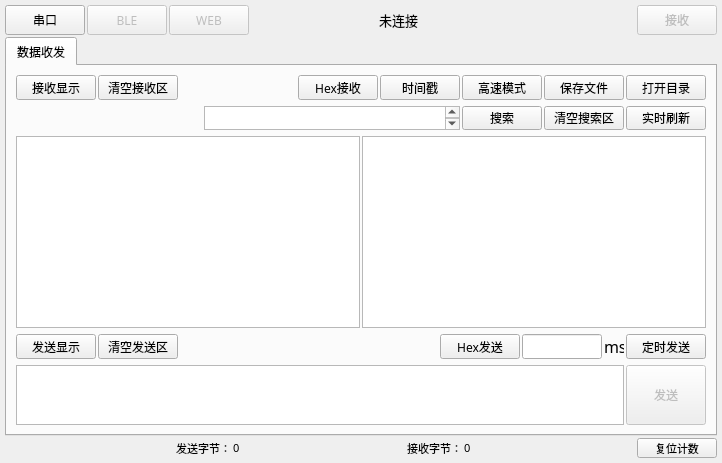
<?xml version="1.0" encoding="UTF-8"?>
<ui version="4.0">
 <class>Widget</class>
 <widget class="QWidget" name="Widget">
  <property name="geometry">
   <rect>
    <x>0</x>
    <y>0</y>
    <width>722</width>
    <height>463</height>
   </rect>
  </property>
  <property name="sizePolicy">
   <sizepolicy hsizetype="Expanding" vsizetype="Expanding">
    <horstretch>0</horstretch>
    <verstretch>0</verstretch>
   </sizepolicy>
  </property>
  <property name="font">
   <font>
    <family>黑体</family>
   </font>
  </property>
  <property name="windowTitle">
   <string>Widget</string>
  </property>
  <layout class="QGridLayout" name="gridLayout_2">
   <property name="leftMargin">
    <number>5</number>
   </property>
   <property name="topMargin">
    <number>5</number>
   </property>
   <property name="rightMargin">
    <number>5</number>
   </property>
   <property name="bottomMargin">
    <number>5</number>
   </property>
   <property name="horizontalSpacing">
    <number>5</number>
   </property>
   <property name="verticalSpacing">
    <number>2</number>
   </property>
   <item row="1" column="0">
    <widget class="QTabWidget" name="Action_Widget">
     <property name="enabled">
      <bool>true</bool>
     </property>
     <property name="sizePolicy">
      <sizepolicy hsizetype="Expanding" vsizetype="Expanding">
       <horstretch>0</horstretch>
       <verstretch>0</verstretch>
      </sizepolicy>
     </property>
     <property name="minimumSize">
      <size>
       <width>0</width>
       <height>0</height>
      </size>
     </property>
     <property name="currentIndex">
      <number>0</number>
     </property>
     <widget class="QWidget" name="Serial_Setting">
      <property name="sizePolicy">
       <sizepolicy hsizetype="Preferred" vsizetype="Expanding">
        <horstretch>0</horstretch>
        <verstretch>0</verstretch>
       </sizepolicy>
      </property>
      <attribute name="title">
       <string>数据收发</string>
      </attribute>
      <layout class="QGridLayout" name="gridLayout">
       <item row="3" column="0">
        <widget class="QWidget" name="widget_3" native="true">
         <property name="sizePolicy">
          <sizepolicy hsizetype="Preferred" vsizetype="Expanding">
           <horstretch>0</horstretch>
           <verstretch>0</verstretch>
          </sizepolicy>
         </property>
         <property name="maximumSize">
          <size>
           <width>16777215</width>
           <height>25</height>
          </size>
         </property>
         <layout class="QHBoxLayout" name="horizontalLayout_2">
          <property name="spacing">
           <number>2</number>
          </property>
          <property name="leftMargin">
           <number>0</number>
          </property>
          <property name="topMargin">
           <number>0</number>
          </property>
          <property name="rightMargin">
           <number>0</number>
          </property>
          <property name="bottomMargin">
           <number>0</number>
          </property>
          <item>
           <widget class="QPushButton" name="Serial_Send_Display">
            <property name="sizePolicy">
             <sizepolicy hsizetype="MinimumExpanding" vsizetype="Expanding">
              <horstretch>0</horstretch>
              <verstretch>0</verstretch>
             </sizepolicy>
            </property>
            <property name="minimumSize">
             <size>
              <width>80</width>
              <height>20</height>
             </size>
            </property>
            <property name="maximumSize">
             <size>
              <width>80</width>
              <height>25</height>
             </size>
            </property>
            <property name="font">
             <font>
              <family>黑体</family>
             </font>
            </property>
            <property name="text">
             <string>发送显示</string>
            </property>
           </widget>
          </item>
          <item>
           <widget class="QPushButton" name="Serial_Send_Clean">
            <property name="sizePolicy">
             <sizepolicy hsizetype="MinimumExpanding" vsizetype="Expanding">
              <horstretch>0</horstretch>
              <verstretch>0</verstretch>
             </sizepolicy>
            </property>
            <property name="minimumSize">
             <size>
              <width>80</width>
              <height>20</height>
             </size>
            </property>
            <property name="maximumSize">
             <size>
              <width>80</width>
              <height>25</height>
             </size>
            </property>
            <property name="font">
             <font>
              <family>黑体</family>
             </font>
            </property>
            <property name="text">
             <string>清空发送区</string>
            </property>
           </widget>
          </item>
          <item>
           <spacer name="horizontalSpacer">
            <property name="orientation">
             <enum>Qt::Horizontal</enum>
            </property>
            <property name="sizeHint" stdset="0">
             <size>
              <width>40</width>
              <height>20</height>
             </size>
            </property>
           </spacer>
          </item>
          <item>
           <widget class="QPushButton" name="Serial_Send_Text">
            <property name="sizePolicy">
             <sizepolicy hsizetype="MinimumExpanding" vsizetype="Expanding">
              <horstretch>0</horstretch>
              <verstretch>0</verstretch>
             </sizepolicy>
            </property>
            <property name="minimumSize">
             <size>
              <width>80</width>
              <height>20</height>
             </size>
            </property>
            <property name="maximumSize">
             <size>
              <width>80</width>
              <height>25</height>
             </size>
            </property>
            <property name="font">
             <font>
              <family>黑体</family>
             </font>
            </property>
            <property name="text">
             <string>Hex发送</string>
            </property>
           </widget>
          </item>
          <item>
           <widget class="QLineEdit" name="Send_Timed_Edit">
            <property name="sizePolicy">
             <sizepolicy hsizetype="MinimumExpanding" vsizetype="Fixed">
              <horstretch>0</horstretch>
              <verstretch>0</verstretch>
             </sizepolicy>
            </property>
            <property name="minimumSize">
             <size>
              <width>80</width>
              <height>20</height>
             </size>
            </property>
            <property name="maximumSize">
             <size>
              <width>80</width>
              <height>25</height>
             </size>
            </property>
            <property name="font">
             <font>
              <family>黑体</family>
             </font>
            </property>
           </widget>
          </item>
          <item>
           <widget class="QLabel" name="label_12">
            <property name="sizePolicy">
             <sizepolicy hsizetype="Expanding" vsizetype="Expanding">
              <horstretch>0</horstretch>
              <verstretch>0</verstretch>
             </sizepolicy>
            </property>
            <property name="minimumSize">
             <size>
              <width>0</width>
              <height>20</height>
             </size>
            </property>
            <property name="maximumSize">
             <size>
              <width>20</width>
              <height>25</height>
             </size>
            </property>
            <property name="font">
             <font>
              <family>黑体</family>
              <pointsize>12</pointsize>
              <bold>false</bold>
             </font>
            </property>
            <property name="text">
             <string>ms</string>
            </property>
           </widget>
          </item>
          <item>
           <widget class="QPushButton" name="Send_Timed">
            <property name="sizePolicy">
             <sizepolicy hsizetype="MinimumExpanding" vsizetype="Expanding">
              <horstretch>0</horstretch>
              <verstretch>0</verstretch>
             </sizepolicy>
            </property>
            <property name="minimumSize">
             <size>
              <width>80</width>
              <height>20</height>
             </size>
            </property>
            <property name="maximumSize">
             <size>
              <width>80</width>
              <height>25</height>
             </size>
            </property>
            <property name="font">
             <font>
              <family>黑体</family>
             </font>
            </property>
            <property name="text">
             <string>定时发送</string>
            </property>
           </widget>
          </item>
         </layout>
        </widget>
       </item>
       <item row="0" column="0">
        <widget class="QWidget" name="widget_2" native="true">
         <property name="sizePolicy">
          <sizepolicy hsizetype="Preferred" vsizetype="Expanding">
           <horstretch>0</horstretch>
           <verstretch>0</verstretch>
          </sizepolicy>
         </property>
         <property name="maximumSize">
          <size>
           <width>16777215</width>
           <height>25</height>
          </size>
         </property>
         <layout class="QHBoxLayout" name="horizontalLayout">
          <property name="spacing">
           <number>2</number>
          </property>
          <property name="leftMargin">
           <number>0</number>
          </property>
          <property name="topMargin">
           <number>0</number>
          </property>
          <property name="rightMargin">
           <number>0</number>
          </property>
          <property name="bottomMargin">
           <number>0</number>
          </property>
          <item>
           <widget class="QPushButton" name="Serial_Read_ON">
            <property name="enabled">
             <bool>true</bool>
            </property>
            <property name="sizePolicy">
             <sizepolicy hsizetype="MinimumExpanding" vsizetype="Expanding">
              <horstretch>0</horstretch>
              <verstretch>0</verstretch>
             </sizepolicy>
            </property>
            <property name="minimumSize">
             <size>
              <width>80</width>
              <height>20</height>
             </size>
            </property>
            <property name="maximumSize">
             <size>
              <width>80</width>
              <height>25</height>
             </size>
            </property>
            <property name="font">
             <font>
              <family>黑体</family>
             </font>
            </property>
            <property name="text">
             <string>接收显示</string>
            </property>
           </widget>
          </item>
          <item>
           <widget class="QPushButton" name="Serial_Read_Clean">
            <property name="sizePolicy">
             <sizepolicy hsizetype="MinimumExpanding" vsizetype="Expanding">
              <horstretch>0</horstretch>
              <verstretch>0</verstretch>
             </sizepolicy>
            </property>
            <property name="minimumSize">
             <size>
              <width>80</width>
              <height>20</height>
             </size>
            </property>
            <property name="maximumSize">
             <size>
              <width>80</width>
              <height>25</height>
             </size>
            </property>
            <property name="font">
             <font>
              <family>黑体</family>
             </font>
            </property>
            <property name="text">
             <string>清空接收区</string>
            </property>
           </widget>
          </item>
          <item>
           <spacer name="horizontalSpacer_14">
            <property name="orientation">
             <enum>Qt::Horizontal</enum>
            </property>
            <property name="sizeHint" stdset="0">
             <size>
              <width>21</width>
              <height>17</height>
             </size>
            </property>
           </spacer>
          </item>
          <item>
           <widget class="QPushButton" name="Serial_Read_Text">
            <property name="sizePolicy">
             <sizepolicy hsizetype="MinimumExpanding" vsizetype="Expanding">
              <horstretch>0</horstretch>
              <verstretch>0</verstretch>
             </sizepolicy>
            </property>
            <property name="minimumSize">
             <size>
              <width>80</width>
              <height>20</height>
             </size>
            </property>
            <property name="maximumSize">
             <size>
              <width>80</width>
              <height>25</height>
             </size>
            </property>
            <property name="font">
             <font>
              <family>黑体</family>
             </font>
            </property>
            <property name="text">
             <string>Hex接收</string>
            </property>
           </widget>
          </item>
          <item>
           <widget class="QPushButton" name="Serial_Read_Time">
            <property name="sizePolicy">
             <sizepolicy hsizetype="MinimumExpanding" vsizetype="Expanding">
              <horstretch>0</horstretch>
              <verstretch>0</verstretch>
             </sizepolicy>
            </property>
            <property name="minimumSize">
             <size>
              <width>80</width>
              <height>20</height>
             </size>
            </property>
            <property name="maximumSize">
             <size>
              <width>80</width>
              <height>25</height>
             </size>
            </property>
            <property name="font">
             <font>
              <family>黑体</family>
              <bold>false</bold>
             </font>
            </property>
            <property name="text">
             <string>时间戳</string>
            </property>
           </widget>
          </item>
          <item>
           <widget class="QPushButton" name="Serial_Read_Line">
            <property name="sizePolicy">
             <sizepolicy hsizetype="MinimumExpanding" vsizetype="Expanding">
              <horstretch>0</horstretch>
              <verstretch>0</verstretch>
             </sizepolicy>
            </property>
            <property name="minimumSize">
             <size>
              <width>80</width>
              <height>20</height>
             </size>
            </property>
            <property name="maximumSize">
             <size>
              <width>80</width>
              <height>25</height>
             </size>
            </property>
            <property name="font">
             <font>
              <family>黑体</family>
              <bold>false</bold>
             </font>
            </property>
            <property name="text">
             <string>高速模式</string>
            </property>
           </widget>
          </item>
          <item>
           <widget class="QPushButton" name="Serial_Read_Save">
            <property name="sizePolicy">
             <sizepolicy hsizetype="MinimumExpanding" vsizetype="Expanding">
              <horstretch>0</horstretch>
              <verstretch>0</verstretch>
             </sizepolicy>
            </property>
            <property name="minimumSize">
             <size>
              <width>80</width>
              <height>20</height>
             </size>
            </property>
            <property name="maximumSize">
             <size>
              <width>80</width>
              <height>25</height>
             </size>
            </property>
            <property name="font">
             <font>
              <family>黑体</family>
             </font>
            </property>
            <property name="text">
             <string>保存文件</string>
            </property>
           </widget>
          </item>
          <item>
           <widget class="QPushButton" name="Open_Save">
            <property name="sizePolicy">
             <sizepolicy hsizetype="MinimumExpanding" vsizetype="Expanding">
              <horstretch>0</horstretch>
              <verstretch>0</verstretch>
             </sizepolicy>
            </property>
            <property name="minimumSize">
             <size>
              <width>80</width>
              <height>20</height>
             </size>
            </property>
            <property name="maximumSize">
             <size>
              <width>80</width>
              <height>25</height>
             </size>
            </property>
            <property name="font">
             <font>
              <family>黑体</family>
             </font>
            </property>
            <property name="text">
             <string>打开目录</string>
            </property>
           </widget>
          </item>
         </layout>
        </widget>
       </item>
       <item row="2" column="0">
        <widget class="QWidget" name="widget" native="true">
         <property name="sizePolicy">
          <sizepolicy hsizetype="Preferred" vsizetype="Preferred">
           <horstretch>0</horstretch>
           <verstretch>0</verstretch>
          </sizepolicy>
         </property>
         <property name="maximumSize">
          <size>
           <width>16777215</width>
           <height>16777215</height>
          </size>
         </property>
         <layout class="QHBoxLayout" name="horizontalLayout_6">
          <property name="spacing">
           <number>2</number>
          </property>
          <property name="leftMargin">
           <number>0</number>
          </property>
          <property name="topMargin">
           <number>0</number>
          </property>
          <property name="rightMargin">
           <number>0</number>
          </property>
          <property name="bottomMargin">
           <number>0</number>
          </property>
          <item>
           <widget class="QTextEdit" name="Read_Display_textEdit">
            <property name="enabled">
             <bool>true</bool>
            </property>
            <property name="sizePolicy">
             <sizepolicy hsizetype="Expanding" vsizetype="Preferred">
              <horstretch>0</horstretch>
              <verstretch>0</verstretch>
             </sizepolicy>
            </property>
            <property name="font">
             <font>
              <family>黑体</family>
             </font>
            </property>
            <property name="readOnly">
             <bool>true</bool>
            </property>
           </widget>
          </item>
          <item>
           <widget class="QTextEdit" name="Search_Display">
            <property name="enabled">
             <bool>true</bool>
            </property>
            <property name="sizePolicy">
             <sizepolicy hsizetype="Expanding" vsizetype="Preferred">
              <horstretch>0</horstretch>
              <verstretch>0</verstretch>
             </sizepolicy>
            </property>
            <property name="font">
             <font>
              <family>黑体</family>
             </font>
            </property>
            <property name="readOnly">
             <bool>true</bool>
            </property>
           </widget>
          </item>
         </layout>
        </widget>
       </item>
       <item row="4" column="0">
        <widget class="QWidget" name="widget" native="true">
         <property name="sizePolicy">
          <sizepolicy hsizetype="Preferred" vsizetype="Expanding">
           <horstretch>0</horstretch>
           <verstretch>0</verstretch>
          </sizepolicy>
         </property>
         <property name="maximumSize">
          <size>
           <width>16777215</width>
           <height>60</height>
          </size>
         </property>
         <layout class="QHBoxLayout" name="TX_Layout">
          <property name="spacing">
           <number>2</number>
          </property>
          <property name="leftMargin">
           <number>0</number>
          </property>
          <property name="topMargin">
           <number>0</number>
          </property>
          <property name="rightMargin">
           <number>0</number>
          </property>
          <property name="bottomMargin">
           <number>0</number>
          </property>
          <item alignment="Qt::AlignVCenter">
           <widget class="QTextEdit" name="TX_textEdit">
            <property name="sizePolicy">
             <sizepolicy hsizetype="Expanding" vsizetype="Expanding">
              <horstretch>0</horstretch>
              <verstretch>0</verstretch>
             </sizepolicy>
            </property>
            <property name="minimumSize">
             <size>
              <width>0</width>
              <height>60</height>
             </size>
            </property>
            <property name="maximumSize">
             <size>
              <width>16777215</width>
              <height>60</height>
             </size>
            </property>
            <property name="font">
             <font>
              <family>黑体</family>
             </font>
            </property>
           </widget>
          </item>
          <item alignment="Qt::AlignVCenter">
           <widget class="QPushButton" name="Send_Button">
            <property name="enabled">
             <bool>false</bool>
            </property>
            <property name="sizePolicy">
             <sizepolicy hsizetype="MinimumExpanding" vsizetype="Expanding">
              <horstretch>0</horstretch>
              <verstretch>0</verstretch>
             </sizepolicy>
            </property>
            <property name="minimumSize">
             <size>
              <width>80</width>
              <height>60</height>
             </size>
            </property>
            <property name="maximumSize">
             <size>
              <width>80</width>
              <height>60</height>
             </size>
            </property>
            <property name="font">
             <font>
              <family>黑体</family>
             </font>
            </property>
            <property name="text">
             <string>发送</string>
            </property>
           </widget>
          </item>
         </layout>
        </widget>
       </item>
       <item row="1" column="0">
        <widget class="QWidget" name="widget" native="true">
         <property name="sizePolicy">
          <sizepolicy hsizetype="Preferred" vsizetype="Expanding">
           <horstretch>0</horstretch>
           <verstretch>0</verstretch>
          </sizepolicy>
         </property>
         <property name="maximumSize">
          <size>
           <width>16777215</width>
           <height>25</height>
          </size>
         </property>
         <layout class="QHBoxLayout" name="horizontalLayout_3">
          <property name="spacing">
           <number>2</number>
          </property>
          <property name="leftMargin">
           <number>0</number>
          </property>
          <property name="topMargin">
           <number>0</number>
          </property>
          <property name="rightMargin">
           <number>0</number>
          </property>
          <property name="bottomMargin">
           <number>0</number>
          </property>
          <item>
           <spacer name="horizontalSpacer_2">
            <property name="orientation">
             <enum>Qt::Horizontal</enum>
            </property>
            <property name="sizeHint" stdset="0">
             <size>
              <width>187</width>
              <height>17</height>
             </size>
            </property>
           </spacer>
          </item>
          <item>
           <widget class="QTextEdit" name="textEdit_Search">
            <property name="minimumSize">
             <size>
              <width>0</width>
              <height>20</height>
             </size>
            </property>
            <property name="maximumSize">
             <size>
              <width>16777215</width>
              <height>25</height>
             </size>
            </property>
            <property name="font">
             <font>
              <family>黑体</family>
             </font>
            </property>
           </widget>
          </item>
          <item>
           <widget class="QPushButton" name="Search_Button">
            <property name="sizePolicy">
             <sizepolicy hsizetype="MinimumExpanding" vsizetype="Expanding">
              <horstretch>0</horstretch>
              <verstretch>0</verstretch>
             </sizepolicy>
            </property>
            <property name="minimumSize">
             <size>
              <width>80</width>
              <height>20</height>
             </size>
            </property>
            <property name="maximumSize">
             <size>
              <width>80</width>
              <height>25</height>
             </size>
            </property>
            <property name="font">
             <font>
              <family>黑体</family>
             </font>
            </property>
            <property name="text">
             <string>搜索</string>
            </property>
           </widget>
          </item>
          <item>
           <widget class="QPushButton" name="Search_Button_Clean">
            <property name="sizePolicy">
             <sizepolicy hsizetype="MinimumExpanding" vsizetype="Expanding">
              <horstretch>0</horstretch>
              <verstretch>0</verstretch>
             </sizepolicy>
            </property>
            <property name="minimumSize">
             <size>
              <width>80</width>
              <height>20</height>
             </size>
            </property>
            <property name="maximumSize">
             <size>
              <width>80</width>
              <height>25</height>
             </size>
            </property>
            <property name="font">
             <font>
              <family>黑体</family>
             </font>
            </property>
            <property name="text">
             <string>清空搜索区</string>
            </property>
           </widget>
          </item>
          <item>
           <widget class="QPushButton" name="Search_Button_Refresh">
            <property name="sizePolicy">
             <sizepolicy hsizetype="MinimumExpanding" vsizetype="Expanding">
              <horstretch>0</horstretch>
              <verstretch>0</verstretch>
             </sizepolicy>
            </property>
            <property name="minimumSize">
             <size>
              <width>80</width>
              <height>20</height>
             </size>
            </property>
            <property name="maximumSize">
             <size>
              <width>80</width>
              <height>25</height>
             </size>
            </property>
            <property name="font">
             <font>
              <family>黑体</family>
             </font>
            </property>
            <property name="text">
             <string>实时刷新</string>
            </property>
           </widget>
          </item>
         </layout>
        </widget>
       </item>
      </layout>
     </widget>
    </widget>
   </item>
   <item row="0" column="0">
    <widget class="QWidget" name="widget" native="true">
     <property name="maximumSize">
      <size>
       <width>16777215</width>
       <height>30</height>
      </size>
     </property>
     <layout class="QHBoxLayout" name="horizontalLayout_4">
      <property name="spacing">
       <number>2</number>
      </property>
      <property name="leftMargin">
       <number>0</number>
      </property>
      <property name="topMargin">
       <number>0</number>
      </property>
      <property name="rightMargin">
       <number>0</number>
      </property>
      <property name="bottomMargin">
       <number>0</number>
      </property>
      <item>
       <widget class="QPushButton" name="SerialSettings">
        <property name="sizePolicy">
         <sizepolicy hsizetype="MinimumExpanding" vsizetype="Expanding">
          <horstretch>0</horstretch>
          <verstretch>0</verstretch>
         </sizepolicy>
        </property>
        <property name="minimumSize">
         <size>
          <width>80</width>
          <height>30</height>
         </size>
        </property>
        <property name="maximumSize">
         <size>
          <width>80</width>
          <height>30</height>
         </size>
        </property>
        <property name="font">
         <font>
          <family>黑体</family>
         </font>
        </property>
        <property name="text">
         <string>串口</string>
        </property>
       </widget>
      </item>
      <item>
       <widget class="QPushButton" name="BleSettings">
        <property name="enabled">
         <bool>false</bool>
        </property>
        <property name="sizePolicy">
         <sizepolicy hsizetype="MinimumExpanding" vsizetype="Expanding">
          <horstretch>0</horstretch>
          <verstretch>0</verstretch>
         </sizepolicy>
        </property>
        <property name="minimumSize">
         <size>
          <width>80</width>
          <height>30</height>
         </size>
        </property>
        <property name="maximumSize">
         <size>
          <width>80</width>
          <height>30</height>
         </size>
        </property>
        <property name="font">
         <font>
          <family>黑体</family>
         </font>
        </property>
        <property name="text">
         <string>BLE</string>
        </property>
       </widget>
      </item>
      <item>
       <widget class="QPushButton" name="WebSettings">
        <property name="enabled">
         <bool>false</bool>
        </property>
        <property name="sizePolicy">
         <sizepolicy hsizetype="MinimumExpanding" vsizetype="Expanding">
          <horstretch>0</horstretch>
          <verstretch>0</verstretch>
         </sizepolicy>
        </property>
        <property name="minimumSize">
         <size>
          <width>80</width>
          <height>30</height>
         </size>
        </property>
        <property name="maximumSize">
         <size>
          <width>80</width>
          <height>30</height>
         </size>
        </property>
        <property name="font">
         <font>
          <family>黑体</family>
         </font>
        </property>
        <property name="text">
         <string>WEB</string>
        </property>
       </widget>
      </item>
      <item>
       <spacer name="horizontalSpacer_10">
        <property name="orientation">
         <enum>Qt::Horizontal</enum>
        </property>
        <property name="sizeHint" stdset="0">
         <size>
          <width>40</width>
          <height>20</height>
         </size>
        </property>
       </spacer>
      </item>
      <item>
       <widget class="QLabel" name="Serial_State">
        <property name="sizePolicy">
         <sizepolicy hsizetype="Expanding" vsizetype="Expanding">
          <horstretch>0</horstretch>
          <verstretch>0</verstretch>
         </sizepolicy>
        </property>
        <property name="minimumSize">
         <size>
          <width>0</width>
          <height>30</height>
         </size>
        </property>
        <property name="maximumSize">
         <size>
          <width>16777215</width>
          <height>30</height>
         </size>
        </property>
        <property name="font">
         <font>
          <family>黑体</family>
          <pointsize>10</pointsize>
          <bold>false</bold>
         </font>
        </property>
        <property name="text">
         <string>未连接</string>
        </property>
       </widget>
      </item>
      <item>
       <spacer name="horizontalSpacer_11">
        <property name="orientation">
         <enum>Qt::Horizontal</enum>
        </property>
        <property name="sizeHint" stdset="0">
         <size>
          <width>112</width>
          <height>20</height>
         </size>
        </property>
       </spacer>
      </item>
      <item>
       <widget class="QPushButton" name="Serial_Run">
        <property name="enabled">
         <bool>false</bool>
        </property>
        <property name="sizePolicy">
         <sizepolicy hsizetype="MinimumExpanding" vsizetype="Expanding">
          <horstretch>0</horstretch>
          <verstretch>0</verstretch>
         </sizepolicy>
        </property>
        <property name="minimumSize">
         <size>
          <width>80</width>
          <height>30</height>
         </size>
        </property>
        <property name="maximumSize">
         <size>
          <width>80</width>
          <height>30</height>
         </size>
        </property>
        <property name="font">
         <font>
          <family>黑体</family>
         </font>
        </property>
        <property name="text">
         <string>接收</string>
        </property>
       </widget>
      </item>
     </layout>
    </widget>
   </item>
   <item row="2" column="0">
    <widget class="QWidget" name="widget" native="true">
     <property name="maximumSize">
      <size>
       <width>16777215</width>
       <height>20</height>
      </size>
     </property>
     <layout class="QHBoxLayout" name="Count_Layout">
      <property name="spacing">
       <number>2</number>
      </property>
      <property name="leftMargin">
       <number>0</number>
      </property>
      <property name="topMargin">
       <number>0</number>
      </property>
      <property name="rightMargin">
       <number>0</number>
      </property>
      <property name="bottomMargin">
       <number>0</number>
      </property>
      <item>
       <spacer name="horizontalSpacer_8">
        <property name="orientation">
         <enum>Qt::Horizontal</enum>
        </property>
        <property name="sizeHint" stdset="0">
         <size>
          <width>40</width>
          <height>20</height>
         </size>
        </property>
       </spacer>
      </item>
      <item>
       <widget class="QLabel" name="label_7">
        <property name="sizePolicy">
         <sizepolicy hsizetype="Expanding" vsizetype="Expanding">
          <horstretch>0</horstretch>
          <verstretch>20</verstretch>
         </sizepolicy>
        </property>
        <property name="minimumSize">
         <size>
          <width>0</width>
          <height>20</height>
         </size>
        </property>
        <property name="maximumSize">
         <size>
          <width>55</width>
          <height>25</height>
         </size>
        </property>
        <property name="font">
         <font>
          <family>黑体</family>
          <pointsize>8</pointsize>
         </font>
        </property>
        <property name="text">
         <string>发送字节：</string>
        </property>
        <property name="alignment">
         <set>Qt::AlignRight|Qt::AlignTrailing|Qt::AlignVCenter</set>
        </property>
       </widget>
      </item>
      <item>
       <widget class="QLabel" name="label_9">
        <property name="sizePolicy">
         <sizepolicy hsizetype="Expanding" vsizetype="Expanding">
          <horstretch>0</horstretch>
          <verstretch>20</verstretch>
         </sizepolicy>
        </property>
        <property name="minimumSize">
         <size>
          <width>0</width>
          <height>20</height>
         </size>
        </property>
        <property name="maximumSize">
         <size>
          <width>16777215</width>
          <height>25</height>
         </size>
        </property>
        <property name="font">
         <font>
          <family>黑体</family>
          <pointsize>8</pointsize>
         </font>
        </property>
        <property name="text">
         <string>0</string>
        </property>
       </widget>
      </item>
      <item>
       <widget class="QLabel" name="label_8">
        <property name="sizePolicy">
         <sizepolicy hsizetype="Expanding" vsizetype="Expanding">
          <horstretch>0</horstretch>
          <verstretch>20</verstretch>
         </sizepolicy>
        </property>
        <property name="minimumSize">
         <size>
          <width>0</width>
          <height>20</height>
         </size>
        </property>
        <property name="maximumSize">
         <size>
          <width>55</width>
          <height>25</height>
         </size>
        </property>
        <property name="font">
         <font>
          <family>黑体</family>
          <pointsize>8</pointsize>
         </font>
        </property>
        <property name="text">
         <string>接收字节：</string>
        </property>
        <property name="alignment">
         <set>Qt::AlignRight|Qt::AlignTrailing|Qt::AlignVCenter</set>
        </property>
       </widget>
      </item>
      <item>
       <widget class="QLabel" name="label_10">
        <property name="sizePolicy">
         <sizepolicy hsizetype="Expanding" vsizetype="Expanding">
          <horstretch>0</horstretch>
          <verstretch>20</verstretch>
         </sizepolicy>
        </property>
        <property name="minimumSize">
         <size>
          <width>0</width>
          <height>20</height>
         </size>
        </property>
        <property name="maximumSize">
         <size>
          <width>16777215</width>
          <height>25</height>
         </size>
        </property>
        <property name="font">
         <font>
          <family>黑体</family>
          <pointsize>8</pointsize>
         </font>
        </property>
        <property name="text">
         <string>0</string>
        </property>
       </widget>
      </item>
      <item alignment="Qt::AlignRight|Qt::AlignVCenter">
       <widget class="QPushButton" name="Reset_Count_Button">
        <property name="sizePolicy">
         <sizepolicy hsizetype="MinimumExpanding" vsizetype="Expanding">
          <horstretch>0</horstretch>
          <verstretch>20</verstretch>
         </sizepolicy>
        </property>
        <property name="minimumSize">
         <size>
          <width>80</width>
          <height>20</height>
         </size>
        </property>
        <property name="maximumSize">
         <size>
          <width>80</width>
          <height>25</height>
         </size>
        </property>
        <property name="font">
         <font>
          <family>黑体</family>
          <pointsize>8</pointsize>
         </font>
        </property>
        <property name="text">
         <string>复位计数</string>
        </property>
       </widget>
      </item>
     </layout>
    </widget>
   </item>
  </layout>
 </widget>
 <tabstops>
  <tabstop>Send_Button</tabstop>
  <tabstop>Serial_Read_Clean</tabstop>
  <tabstop>Serial_Read_Save</tabstop>
  <tabstop>Reset_Count_Button</tabstop>
  <tabstop>Read_Display_textEdit</tabstop>
  <tabstop>Serial_Send_Clean</tabstop>
  <tabstop>TX_textEdit</tabstop>
 </tabstops>
 <resources/>
 <connections/>
</ui>
